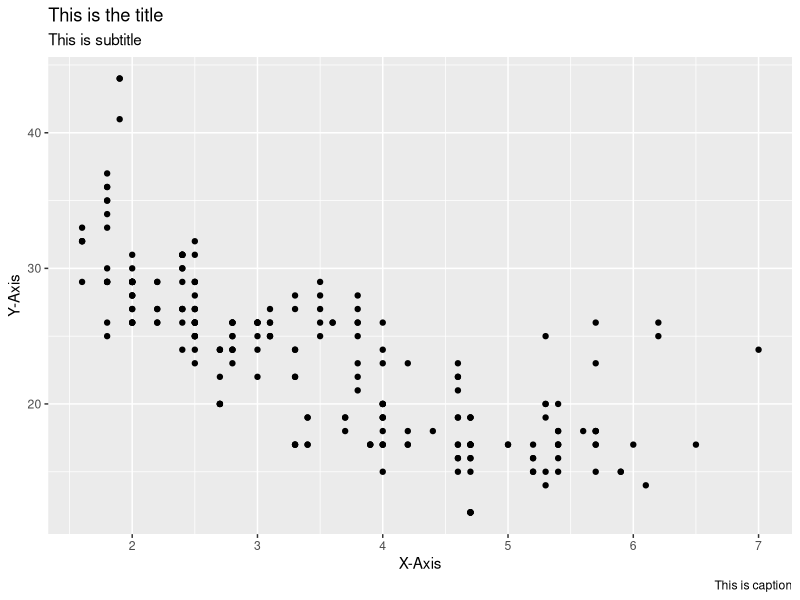
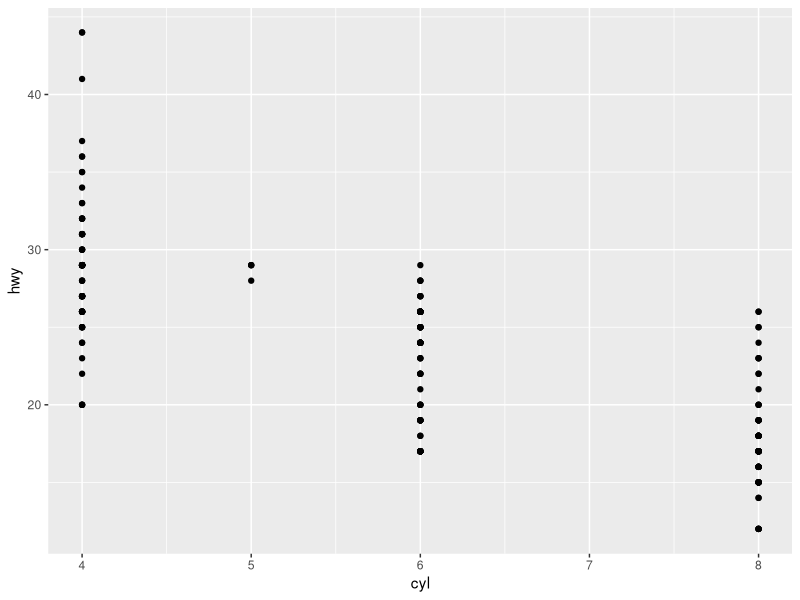
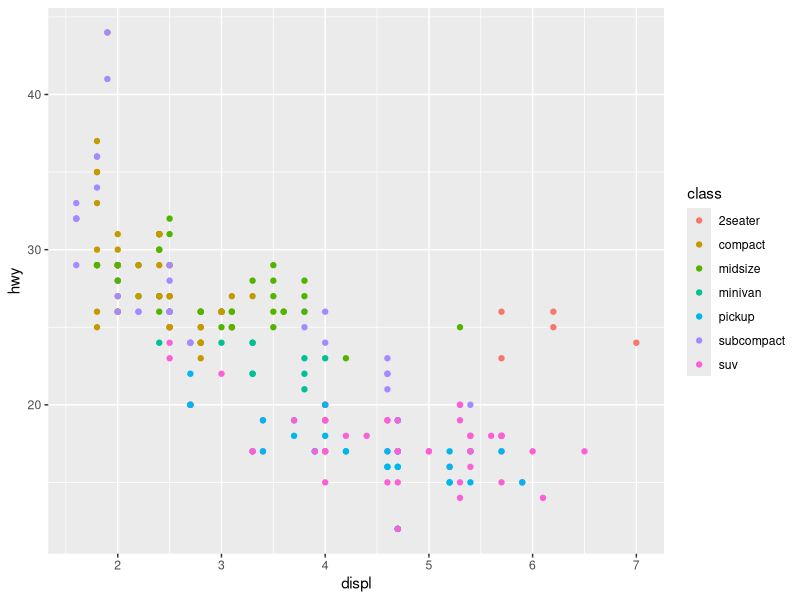
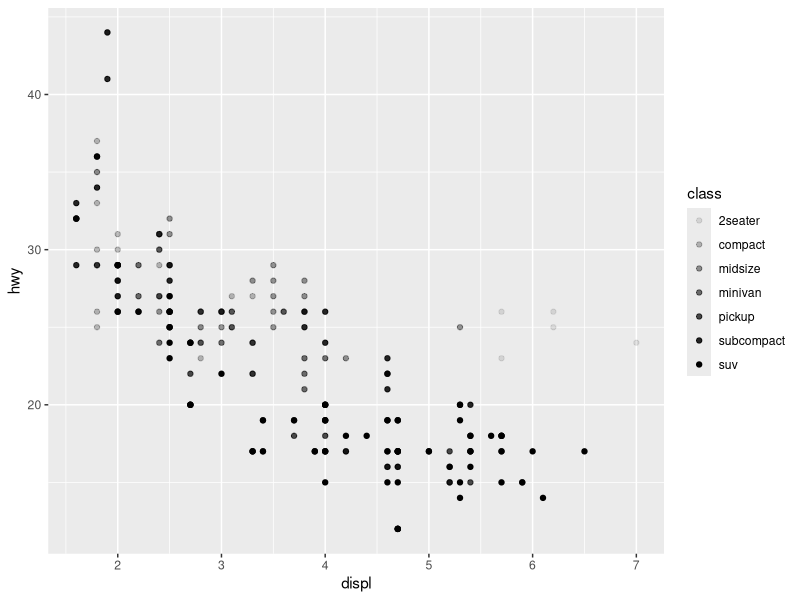
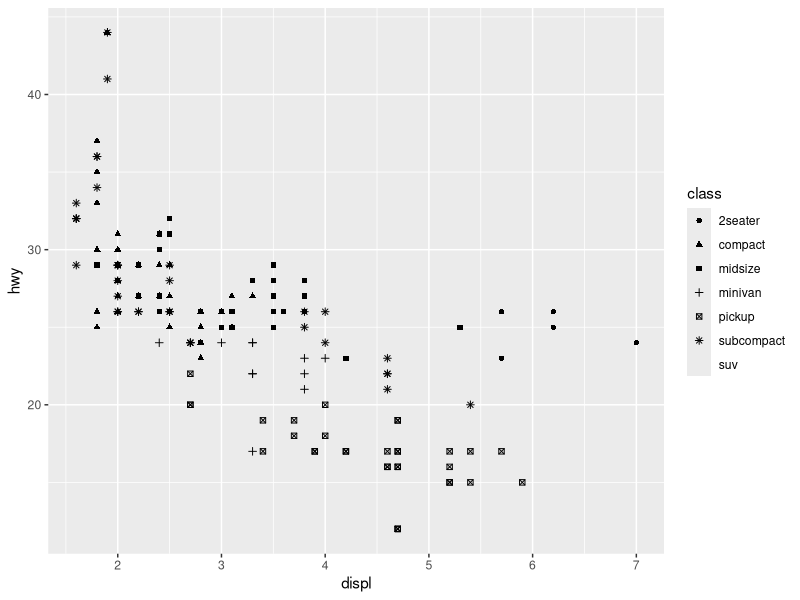
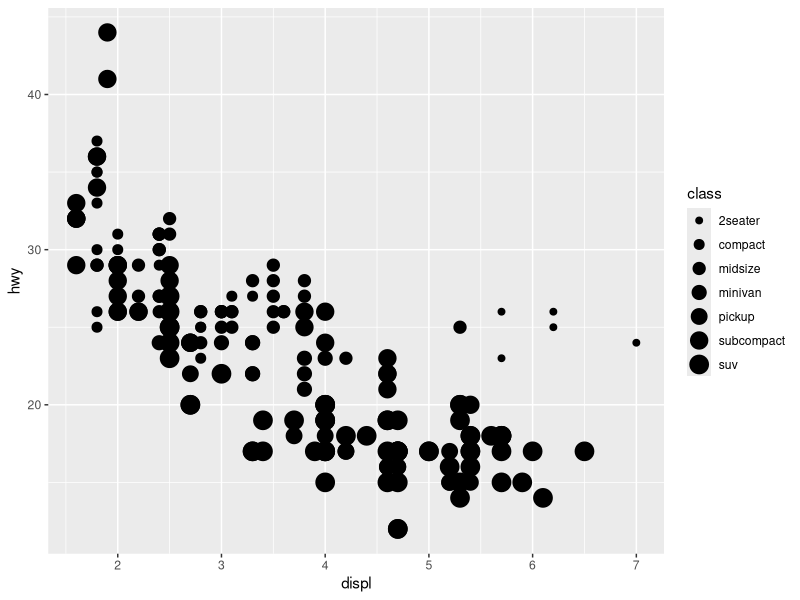
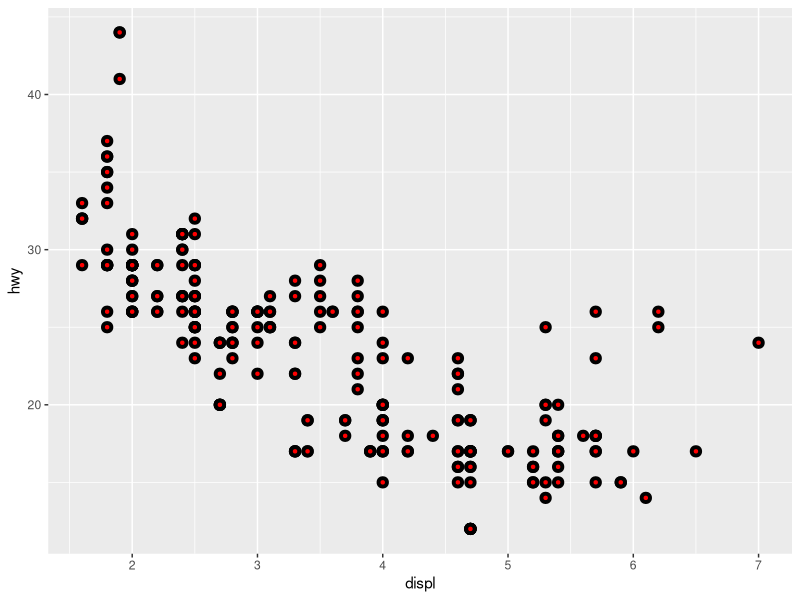
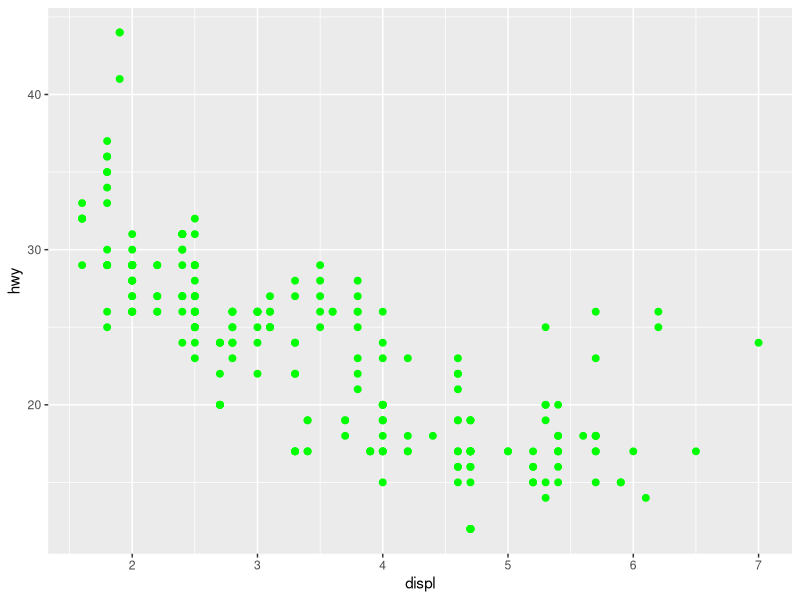

Recreate these plots in R, in order.
## ---- chunk 1
library(tidyverse)
mpg

ggplot(mpg, aes(x = displ, y = hwy)) +
  geom_point() +
  labs(x = "X-Axis", 
       y = "Y-Axis", 
       title = "This is the title", 
       caption = "This is caption", 
       subtitle = "This is subtitle"
       )

ggplot(mpg, aes(x = cyl, y = hwy)) +
  geom_point()
## ---- chunk 2
ggplot(mpg, aes(x = displ, y = hwy)) +
  geom_point(mapping = aes(color = class))

ggplot(mpg, aes(x = displ, y = hwy)) +
  geom_point(mapping = aes(alpha = class))

ggplot(mpg, aes(x = displ, y = hwy)) +
  geom_point(mapping = aes(shape = class)) #only selects 6 shapes and ignores the rest

ggplot(mpg, aes(x = displ, y = hwy)) +
  geom_point(mapping = aes(size = class))

ggplot(mpg, aes(x = displ, y = hwy)) +
  geom_point(shape = 21,fill = "red", stroke = 2, show.legend = F)


ggplot(mpg, aes(x = displ, y = hwy)) +
  geom_point(color = "green", size = 2)

ggplot(mpg, aes(x = displ, y = hwy)) +
  geom_point(aes(color = displ < 5)) # Conditional Aesthetic
## ---- chunk 3
ggplot(mpg, aes(x = displ, y = hwy)) +
  geom_point() +
  facet_wrap(~class, nrow = 3)

ggplot(mpg, aes(x = displ, y = hwy)) +
  geom_point() + 
  facet_grid(drv~cyl) 

ggplot(mpg, aes(x = displ, y = hwy)) +
  geom_point() + 
  facet_grid(.~cyl)
## ---- chunk 4
ggplot(mpg, aes(x = displ, y = hwy)) +
  geom_smooth()

ggplot(mpg, aes(x = displ, y = hwy)) +
  geom_smooth(aes(group = drv))

ggplot(mpg, aes(x = displ, y = hwy)) +
  geom_smooth(aes(color = drv))

ggplot(mpg, aes(x = displ, y = hwy)) +
  geom_smooth(aes(linetype = drv), show.legend = FALSE)

ggplot(mpg, aes(x = displ, y = hwy)) +
  geom_smooth(se = FALSE) +
  geom_point(aes(color = drv))

ggplot(mpg, aes(x = displ, y = hwy)) +
  geom_smooth(data = filter(mpg, class == "midsize")) +
  geom_point(aes(color = class))
